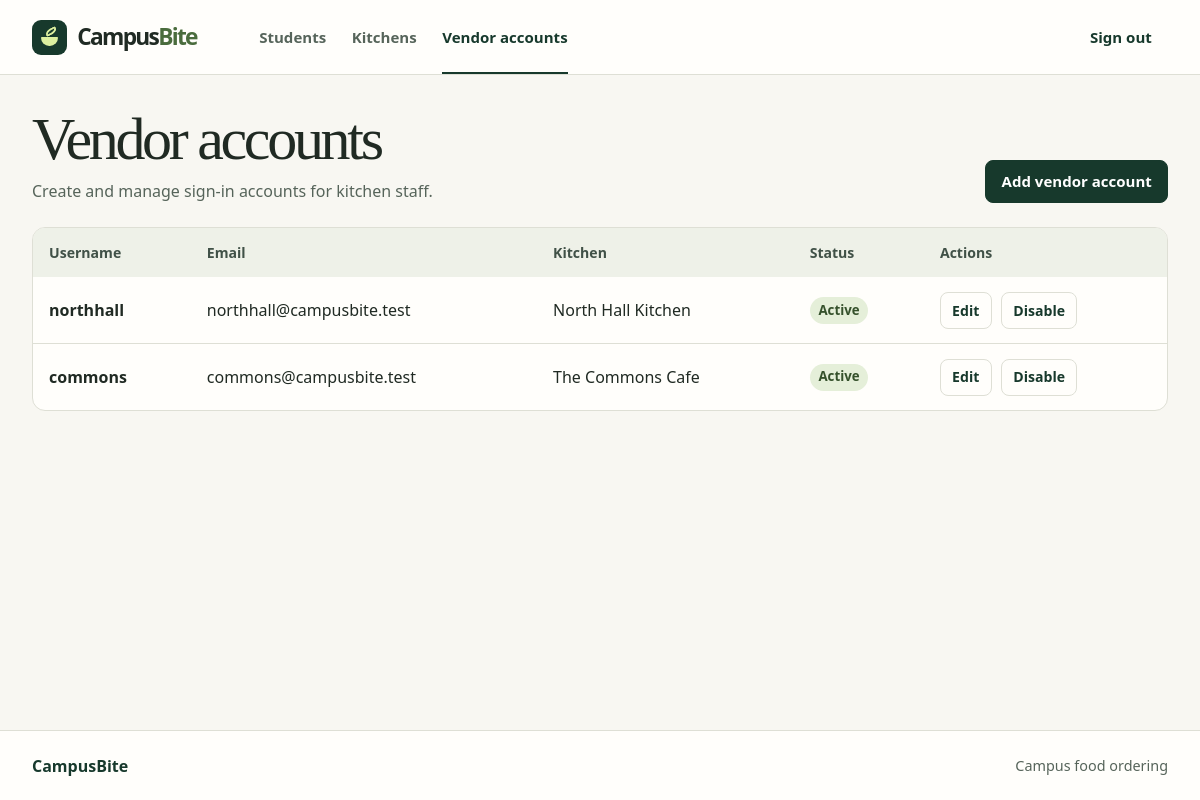
Page /index.php?page=admin-vendor-accounts (signed in) on the committed database.
### tables this page shows
CREATE TABLE IF NOT EXISTS users (
    id INT UNSIGNED AUTO_INCREMENT PRIMARY KEY,
    username VARCHAR(30) NOT NULL UNIQUE,
    email VARCHAR(254) NOT NULL UNIQUE,
    password_hash VARCHAR(255) NOT NULL,
    role ENUM('student','vendor','admin') NOT NULL DEFAULT 'student',
    vendor_id INT UNSIGNED NULL,
    is_active BOOLEAN NOT NULL DEFAULT TRUE,
    auth_version INT UNSIGNED NOT NULL DEFAULT 1,
    created_at DATETIME NOT NULL DEFAULT CURRENT_TIMESTAMP,
    FOREIGN KEY (vendor_id) REFERENCES vendors(id),
    CHECK ((role = 'vendor' AND vendor_id IS NOT NULL) OR (role <> 'vendor' AND vendor_id IS NULL)),
    INDEX users_role_status (role, is_active)
);

CREATE TABLE IF NOT EXISTS vendors (
    id INT UNSIGNED AUTO_INCREMENT PRIMARY KEY,
    name VARCHAR(100) NOT NULL UNIQUE,
    pickup_location VARCHAR(150) NOT NULL,
    is_active BOOLEAN NOT NULL DEFAULT TRUE,
    created_at DATETIME NOT NULL DEFAULT CURRENT_TIMESTAMP
);

### public/index.php (called while the page is built, shortened)
<?php
require dirname(__DIR__) . '/app/bootstrap.php';
require dirname(__DIR__) . '/app/accounts.php';
require dirname(__DIR__) . '/app/views.php';
$page = value($_GET, 'page') ?: 'menu';
$id = natural($_GET['id'] ?? null);
$user = null;
try {
    $user = signed_in_user();
    $routes = [
        'menu' => ['any', 'Campus menu'], 'login' => ['guest', 'Sign in'], 'register' => ['guest', 'Create an account'],
        'cart' => ['student', 'Your cart'], 'cart-switch' => ['student', 'Switch kitchens'], 'checkout' => ['student', 'Checkout'],
        'orders' => ['student', 'My orders'], 'order' => ['signed-in', 'Order details'],
        'vendor-orders' => ['vendor', 'Kitchen orders'], 'vendor-menu' => ['vendor', 'Kitchen menu'],
        'vendor-item' => ['vendor', $id ? 'Edit menu item' : 'Add menu item'],
        'vendor-categories' => ['vendor', 'Categories'], 'vendor-category' => ['vendor', $id ? 'Edit category' : 'Add category'],
        'admin-students' => ['admin', 'Student accounts'], 'admin-kitchens' => ['admin', 'Kitchens'],
        'admin-kitchen' => ['admin', $id ? 'Edit kitchen' : 'Add kitchen'],
        'admin-vendor-accounts' => ['admin', 'Vendor accounts'],
        'admin-vendor-account' => ['admin', $id ? 'Edit vendor account' : 'Add vendor account'],
    ];
    [$role, $title] = $routes[$page];
    $data = [];
    switch ($page) {
        case 'admin-vendor-accounts':
            $data['accounts'] = rows("SELECT u.id, u.username, u.email, u.is_active, v.name AS vendor_name, v.is_active AS vendor_active
                FROM users u JOIN vendors v ON v.id = u.vendor_id WHERE u.role = 'vendor' ORDER BY v.name, u.username");
            break;
    }
    render($page, $title, $user, $data + ['id' => $id]);
} catch (Throwable $error) {
    error_log((string) $error);
    http_response_code(503);
    render('message', 'CampusBite is temporarily unavailable', $user, [
        'message' => 'Try again in a moment. For a new installation, check the database setup in the README.',
    ]);
}

### app/bootstrap.php (called while the page is built, shortened)
<?php
function config(): array
{
    static $config;
    if ($config === null) {
        $config = [
            'host' => '127.0.0.1', 'port' => 3306, 'database' => 'campusbite',
            'username' => 'campusbite', 'password' => '',
            'timezone' => 'Asia/Kuala_Lumpur', 'currency' => 'RM', 'session_secure' => false,
        ];
        date_default_timezone_set($config['timezone']);
    }
    return $config;
}
function db(): PDO
{
    static $connection;
    if ($connection === null) {
        $config = config();
        $connection = new PDO(
            sprintf('mysql:host=%s;port=%d;dbname=%s;charset=utf8mb4', $config['host'], $config['port'], $config['database']),
            $config['username'],
            $config['password'],
            [PDO::ATTR_ERRMODE => PDO::ERRMODE_EXCEPTION, PDO::ATTR_DEFAULT_FETCH_MODE => PDO::FETCH_ASSOC, PDO::ATTR_EMULATE_PREPARES => false]
        );
        $connection->exec("SET time_zone = '+00:00'");
    }
    return $connection;
}
function query(string $sql, array $parameters = []): PDOStatement
{
    $statement = db()->prepare($sql);
    $statement->execute($parameters);
    return $statement;
}
function rows(string $sql, array $parameters = []): array
{
    return query($sql, $parameters)->fetchAll();
}
function row(string $sql, array $parameters = []): ?array
{
    return query($sql, $parameters)->fetch() ?: null;
}
function e(string|int|null $value): string
{
    return htmlspecialchars((string) $value, ENT_QUOTES | ENT_SUBSTITUTE, 'UTF-8');
}
function url(string $page = 'menu', array $parameters = []): string
{
    return 'index.php?' . http_build_query(['page' => $page] + $parameters);
}

### app/accounts.php (called while the page is built, shortened)
<?php
function user_by_id(int $id, bool $lock = false): ?array
{
    $user = row('SELECT id, username, email, role, vendor_id, is_active, auth_version FROM users WHERE id = ?' . ($lock ? ' FOR UPDATE' : ''), [$id]);
    return $user;
}
function account_active(?array $user): bool
{
    return $user && $user['is_active'] && ($user['role'] !== 'vendor' || $user['vendor_active']);
}
function role_home(string $role): string
{
    return match ($role) {
        'admin' => 'admin-students',
        'vendor' => 'vendor-orders',
        default => 'menu',
    };
}
function signed_in_user(): ?array
{
    $user = user_by_id((int) $_SESSION['user_id']);
    if (account_active($user) && (int) $user['auth_version'] === ($_SESSION['auth_version'] ?? 0)) {
        return $user;
    }
    return null;
}

### app/views.php (the view, shortened to what this page needs)
    <?php
function page_heading(string $title, string $description = '', ?string $action = null, ?string $actionLabel = null): void
{
    ?>
    <header class="page-heading">
        <div><h1><?= e($title) ?></h1><?php if ($description): ?><p><?= e($description) ?></p><?php endif; ?></div>
        <?php if ($action): ?><a class="button button-primary" href="<?= e(url($action)) ?>"><?= e($actionLabel) ?></a><?php endif; ?>
    </header>
    <?php
}
    ?>
    <?php
function status_badge(string $status): void
{
    ?><span class="status-badge status-<?= e(str_replace(' ', '-', $status)) ?>"><?= e(ORDER_STATUSES[$status] ?? ucfirst($status)) ?></span><?php
}
function render(string $page, string $title, ?array $user, array $data = []): void
{
    $role = $user['role'] ?? '';
    $home = $user ? role_home($role) : 'menu';
    $navigation = match ($role) {
        'student' => ['menu' => 'Menu', 'orders' => 'My orders'],
        'vendor' => ['vendor-orders' => 'Orders', 'vendor-menu' => 'Menu items', 'vendor-categories' => 'Categories'],
        'admin' => ['admin-students' => 'Students', 'admin-kitchens' => 'Kitchens', 'admin-vendor-accounts' => 'Vendor accounts'],
        default => ['menu' => 'Menu'],
    };
    $current = match ($page) {
        'order' => $role === 'vendor' ? 'vendor-orders' : 'orders',
        'vendor-item' => 'vendor-menu', 'vendor-category' => 'vendor-categories',
        'admin-kitchen' => 'admin-kitchens', 'admin-vendor-account' => 'admin-vendor-accounts',
        default => $page,
    };
    ?>
<!doctype html>
<html lang="en">
<head>
    <link rel="stylesheet" href="assets/bootstrap.min.css">
    <link rel="stylesheet" href="assets/app.css">
</head>
<body>
<header class="site-header">
    <div class="site-width header-inner">
        <a class="brand" href="<?= e(url($home)) ?>" aria-label="CampusBite home"><span class="brand-icon" aria-hidden="true"></span><span>Campus<span class="brand-accent">Bite</span></span></a>
        <nav class="site-nav" aria-label="Main navigation">
            <?php foreach ($navigation as $route => $label): ?>
                <a href="<?= e(url($route)) ?>"<?= $current === $route ? ' aria-current="page"' : '' ?>><?= e($label) ?></a>
            <?php endforeach; ?>
        </nav>
        <div class="header-actions">
            <?php if ($user): ?>
                <form method="post" action="index.php" class="inline-form">
                    <?php form_fields('logout'); ?><button class="button button-quiet" type="submit">Sign out</button>
                </form>
            <?php else: ?>
                <a class="button button-quiet" href="<?= e(url('login')) ?>"<?= $page === 'login' ? ' aria-current="page"' : '' ?>>Sign in</a>
                <a class="button button-primary header-register" href="<?= e(url('register')) ?>">Create account</a>
            <?php endif; ?>
        </div>
    </div>
</header>
<main id="main" class="site-width main-content" tabindex="-1">
    <?php if (str_starts_with($page, 'vendor-') || str_starts_with($page, 'admin-')): ?>
        <?php require __DIR__ . '/workspace-view.php'; ?>
    <?php else: ?>
        <?php require __DIR__ . '/student-view.php'; ?>
    <?php endif; ?>
</main>
<footer class="site-footer"><div class="site-width footer-inner"><a href="<?= e(url($home)) ?>">CampusBite</a><span>Campus food ordering</span></div></footer>
</body>
</html>
    <?php
}

### app/workspace-view.php (shortened to what this page needs)
<?php
switch ($page):
        ?>
        <?php break;
    case 'admin-vendor-accounts':
        page_heading($title, 'Create and manage sign-in accounts for kitchen staff.', 'admin-vendor-account', 'Add vendor account');
        ?>
        <div class="panel table-panel"><table class="data-table">
            <thead><tr><th scope="col">Username</th><th scope="col">Email</th><th scope="col">Kitchen</th><th scope="col">Status</th><th scope="col">Actions</th></tr></thead>
            <tbody><?php foreach ($data['accounts'] as $record): ?>
                <tr><th scope="row"><?= e($record['username']) ?></th><td><?= e($record['email']) ?></td><td><?= e($record['vendor_name']) ?></td>
                    <td><?php status_badge(!$record['is_active'] ? 'disabled' : ($record['vendor_active'] ? 'active' : 'kitchen disabled')); ?></td>
                    <td><div class="table-actions">
                        <a class="button button-outline button-small" href="<?= e(url('admin-vendor-account', ['id' => $record['id']])) ?>">Edit</a>
                        <form method="post" action="index.php"><?php form_fields('vendor-account-status', (int) $record['id']); ?><button class="button button-outline button-small" type="submit" name="is_active" value="<?= $record['is_active'] ? 0 : 1 ?>"><?= $record['is_active'] ? 'Disable' : 'Enable' ?></button></form>
                    </div></td></tr>
            <?php endforeach; ?></tbody>
        </table></div>
        <?php break;
        ?>
        <?php break;
endswitch;

### rows in the picture
users: role "Students", role "Kitchens", role "Vendor accounts"
users: username "northhall", email "northhall@campusbite.test", vendor.name "North Hall Kitchen", is_active "Disable"
users: username "commons", email "commons@campusbite.test", vendor.name "The Commons Cafe", is_active "Disable"

### other values in the picture
$description "Create and manage sign-in accounts for kitchen staff."
$actionLabel "Add vendor account"
